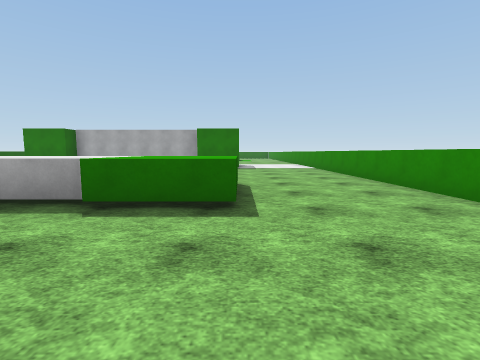
[1] (above)

24 first-person views from a walk through a Unity game level. The camera is 1.3 m above the floor, tilts 6° down and sees 85° across. The floor is counted in squares, 2 m on a side. Each view is taken from the middle of a square. On the plan, view 1 faces up. The plan holds only what a view shows up to about 9 squares ahead; the rest is blank. The place goes on beyond the plan. Surface patterns are stand-ins for the level's own textures.

[2]
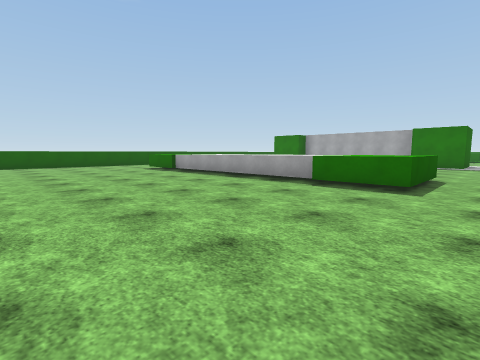

[3]
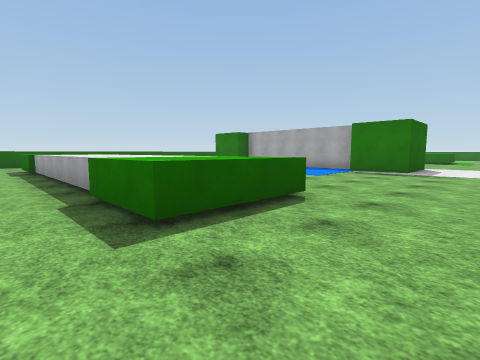

[4]
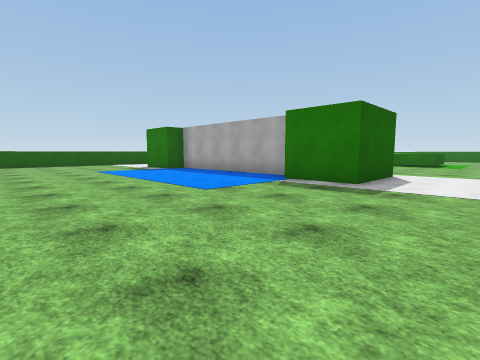

[5]
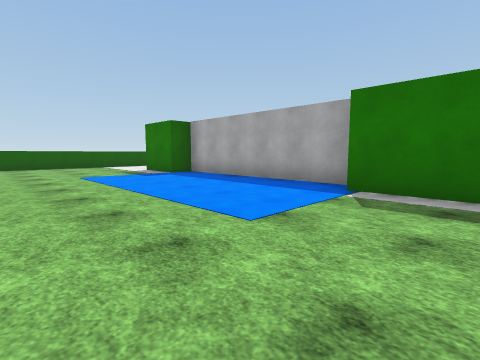

[6]
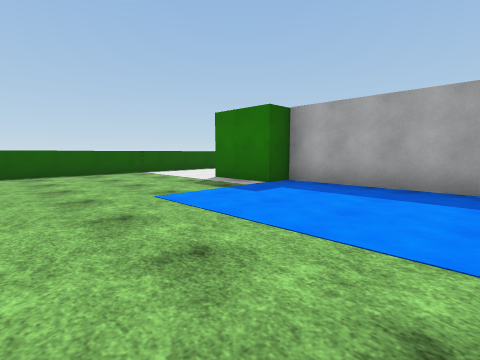

[7]
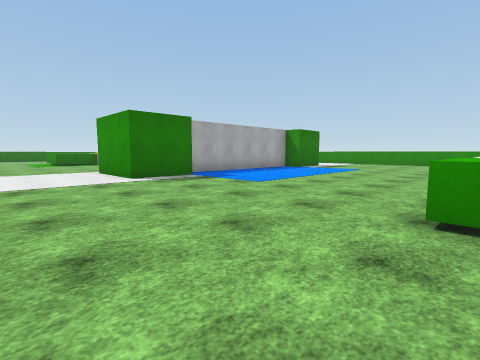

[8]
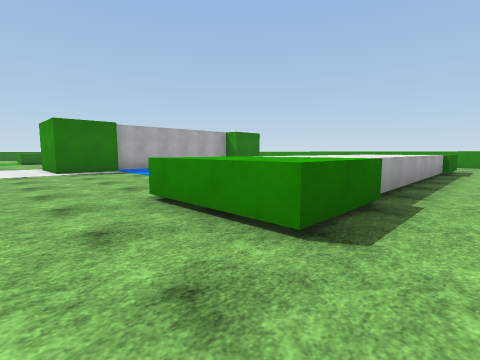

[9]
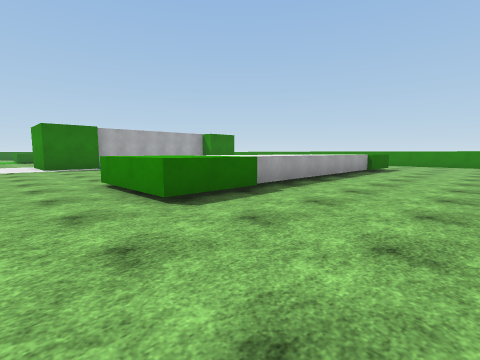

[10]
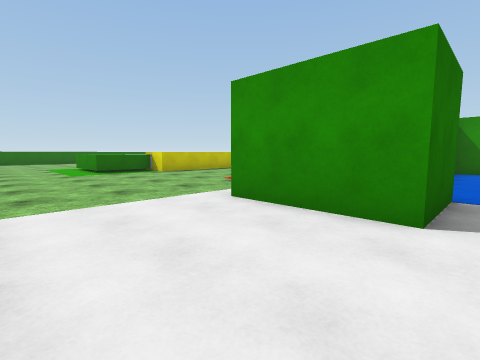

[11]
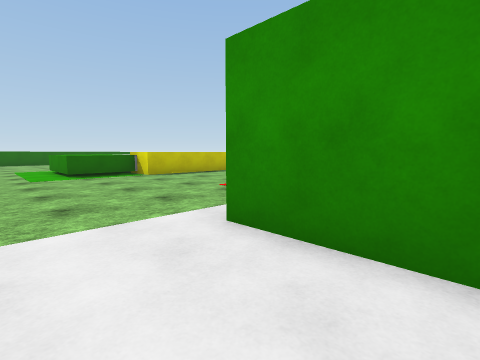

[12]
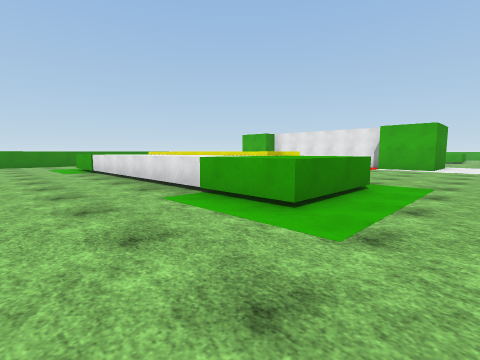

[13]
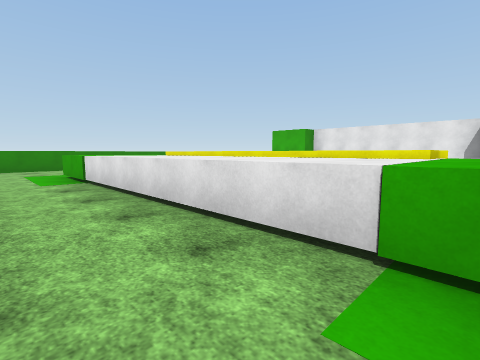

[14]
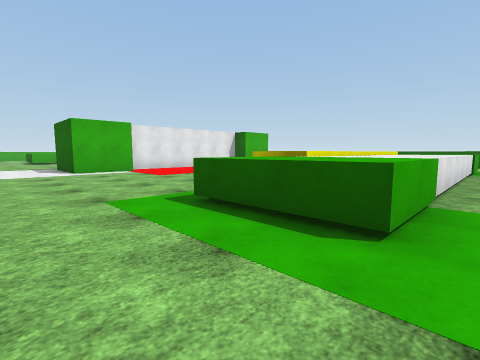

[15]
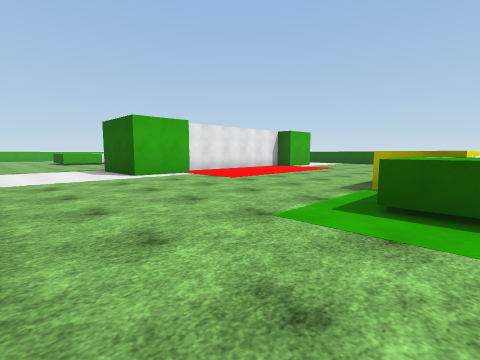

[16]
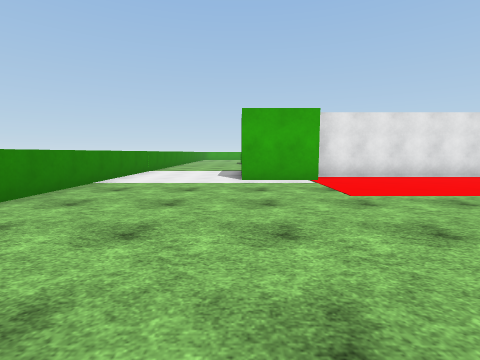

[17]
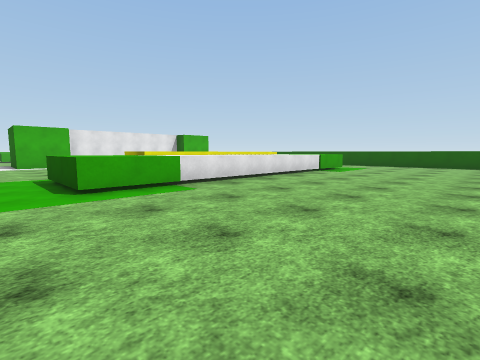

[18]
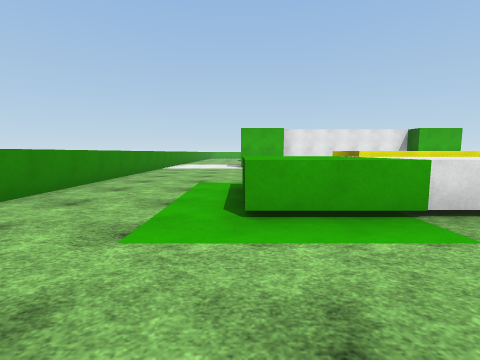

[19]
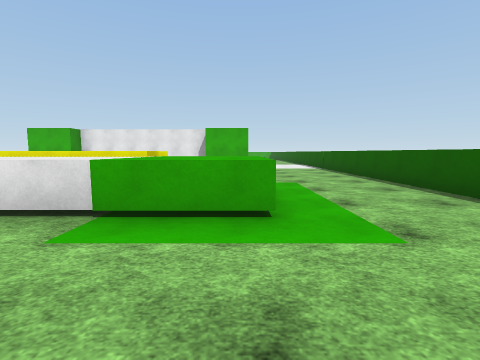

[20]
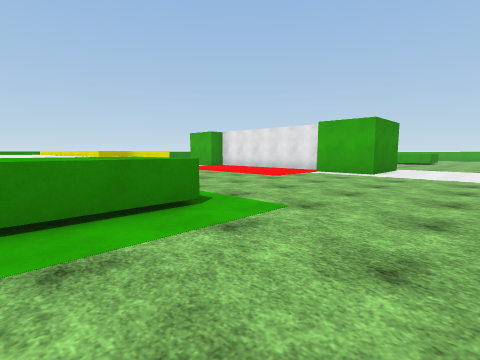

[21]
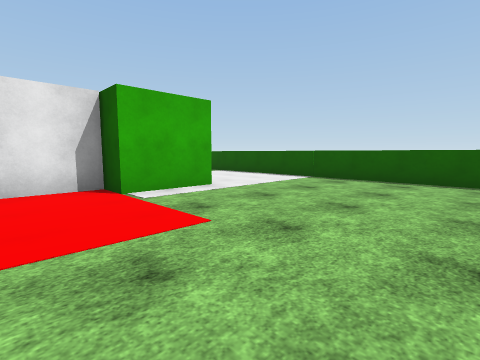

[22]
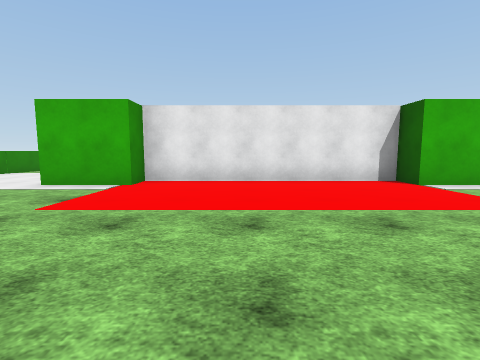

[23]
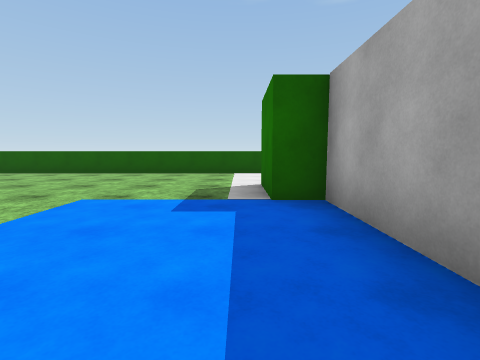

[24]
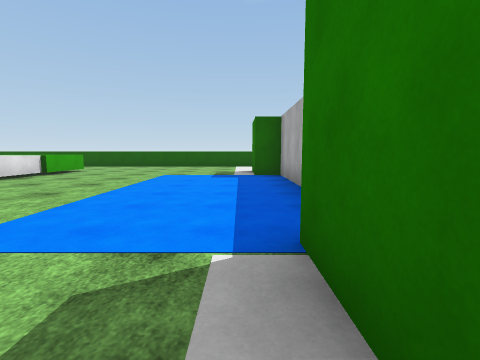

### Floor plan
Key: @ floor where view 1 was taken; # wall or solid block; . floor; ^ raised ledge; C yellow cube; O other object.
Columns run from 13 left of view 1 to 4 right of it. Each row starts with its distance up from view 1.
 27      ..........
 26    ............
 25   .............
 24   .............
 23   ...............#
 22  ...^^^^^^^^^^...#
 21 #...^^CCOCCC^^...#
 20 #...^^CCOCCC^....#
 19 #................#
 18 #................#
 17 #................#
 16 #................#
 15 #................#
 14 #................#
 13 #...##########...#
 12 #...##......##...#
 11 #................#
 10 #................#
  9 #................#
  8 #................#
  7 #................#
  6 #................#
  5 #...^^^^^^^^^^...#
  4 #...^^^^^^^^^^...#
  3 # ..^^......^^...
  2   ..............
  1   .............
  0   ...........@.
 -1    ............
 -2      ..........

Where each view was taken, in squares from view 1:
view 1: 0 up, 0 right, facing up
view 2: 2 down, 1 right, facing up-left
view 3: 2 up, 2 right, facing up-left
view 4: 6 up, 2 right, facing up-left
view 5: 7 up, 0 right, facing up-left
view 6: 7 up, 4 left, facing up-left
view 7: 5 up, 12 left, facing up-right
view 8: 2 up, 11 left, facing up-right
view 9: 0 up, 11 left, facing up-right
view 10: 11 up, 12 left, facing up-right
view 11: 12 up, 11 left, facing up-right
view 12: 25 up, 11 left, facing down-right
view 13: 24 up, 8 left, facing down-right
view 14: 23 up, 2 right, facing down-left
view 15: 21 up, 3 right, facing down-left
view 16: 20 up, 0 right, facing down
view 17: 27 up, 1 right, facing down-left
view 18: 25 up, 0 right, facing down
view 19: 25 up, 9 left, facing down
view 20: 22 up, 12 left, facing down-right
view 21: 18 up, 6 left, facing down-left
view 22: 19 up, 4 left, facing down
view 23: 11 up, 4 left, facing left
view 24: 11 up, 0 right, facing left
